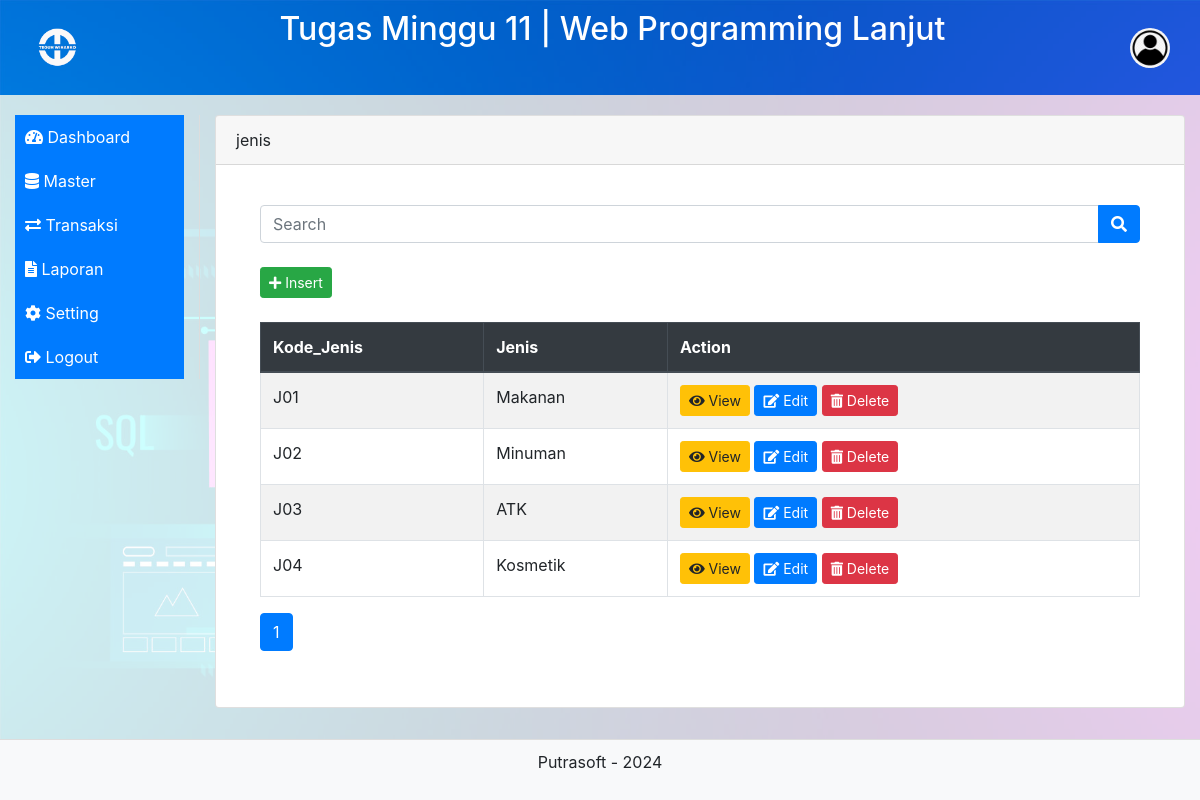
The app's page /list.php?table=jenis with its own data.
### tables this page shows
CREATE TABLE IF NOT EXISTS `jenis` (
  `Kode_Jenis` varchar(50) NOT NULL,
  `Jenis` varchar(100) NOT NULL,
  PRIMARY KEY (`Kode_Jenis`)
);

### list.php (the view, shortened to what this page needs)
<?php include("header.php"); ?>
<div class="container-fluid">
    <div class="row">
        <nav class="col-md-2 sidebar">
            <?php include("menu.php"); ?>
        </nav>
        <main class="col-md-10 content">
            <div class="card">
                <div class="card-header">
                    <?php echo htmlspecialchars($_GET["table"]); ?>
                </div>
                <div class="card-body">
                    <main role="main" class="col-md-9 ml-sm-auto col-lg-12 px-4 content">
                        <form method="post" class="mb-4">
                            <div class="input-group">
                                <input type="text" id="search" name="search" class="form-control" placeholder="Search" value="<?php echo isset($_POST['search']) ? htmlspecialchars($_POST['search']) : ''; ?>">
                                <div class="input-group-append">
                                    <button type="submit" class="btn btn-primary"><i class="fas fa-search"></i></button>
                                </div>
                            </div>
                        </form>
                        <button class="btn btn-success btn-sm" data-toggle="modal" data-target="#insertModal"><i class="fas fa-plus"></i>&nbsp;Insert</button>
                        <br><br>
                        <?php
                        require 'db.php';
                        $table_name = htmlspecialchars($_GET["table"]);
                        $stmt = $conn->query("SHOW COLUMNS FROM $table_name");
                        $columns = $stmt->fetchAll(PDO::FETCH_ASSOC);
                        $primaryKey = null;
                        foreach ($columns as $column) {
                            if ($column['Key'] === 'PRI') {
                                $primaryKey = $column['Field'];
                            }
                        }
                        $search = isset($_POST['search']) ? $_POST['search'] : '';
                        $page = isset($_POST['page']) ? (int)$_POST['page'] : 1;
                        $records_per_page = 10;
                        $offset = ($page - 1) * $records_per_page;
                        if (preg_match('/^[a-zA-Z0-9_]+$/', $table_name)) {
                            try {
                                $stmt = $conn->query("SHOW COLUMNS FROM $table_name");
                                $columns = $stmt->fetchAll(PDO::FETCH_COLUMN);
                                if ($columns) {
                                    $searchQuery = "";
                                    $totalStmt = $conn->prepare("SELECT COUNT(*) FROM $table_name $searchQuery");
                                    if ($search) {
                                        $totalStmt->execute(['search' => "%$search%"]);
                                    } else {
                                        $totalStmt->execute();
                                    }
                                    $total_rows = $totalStmt->fetchColumn();
                                    $stmt = $conn->prepare("SELECT * FROM $table_name $searchQuery LIMIT :limit OFFSET :offset");
                                    $stmt->bindValue(':limit', $records_per_page, PDO::PARAM_INT);
                                    $stmt->bindValue(':offset', $offset, PDO::PARAM_INT);
                                    $stmt->execute();
                                    $rows = $stmt->fetchAll(PDO::FETCH_ASSOC);
                                    if ($rows) {
                                        echo '<div class="table-responsive">';
                                        echo '<table class="table table-bordered table-striped">';
                                        echo '<thead class="thead-dark">';
                                        echo '<tr>';
                                        foreach (array_keys($rows[0]) as $column_name) {
                                            echo "<th scope='col'>$column_name</th>";
                                        }
                                        echo '<th scope="col">Action</th>';
                                        echo '</tr>';
                                        echo '</thead>';
                                        echo '<tbody>';
                                        foreach ($rows as $row) {
                                            $row_json = htmlspecialchars(json_encode($row));
                                            echo '<tr>';
                                            foreach ($row as $cell) {
                                                echo "<td>$cell</td>";
                                            }
                                            echo '<td>
                                                <button class="btn btn-sm btn-warning" data-toggle="modal" data-target="#viewModal" data-row="' . $row_json . '"><i class="fas fa-eye"></i>&nbsp;View</button>
                                                <button class="btn btn-sm btn-primary" data-toggle="modal" data-target="#editModal" data-row="' . $row_json . '"><i class="fas fa-edit"></i>&nbsp;Edit</button>
                                                <a href="delete.php?table=' . htmlspecialchars($table_name) . '&id=' . $row[$primaryKey] . '" class="btn btn-sm btn-danger" onclick="return confirm(\'Apakah Anda yakin ingin menghapus data ini?\');"><i class="fas fa-trash-alt"></i>&nbsp;Delete</a>
                                            </td>';
                                            echo '</tr>';
                                        }
                                        echo '</tbody>';
                                        echo '</table>';
                                        echo '</div>';
                                        $total_pages = ceil($total_rows / $records_per_page);
                                        echo '<nav>';
                                        echo '<ul class="pagination">';
                                        for ($i = 1; $i <= $total_pages; $i++) {
                                            $active = $i == $page ? 'active' : '';
                                            echo "<li class='page-item $active'><form method='post' style='display:inline;'><input type='hidden' name='table_name' value='" . htmlspecialchars($table_name) . "'><input type='hidden' name='search' value='" . htmlspecialchars($search) . "'><button type='submit' name='page' value='$i' class='page-link'>$i</button></form></li>";
                                        }
                                        echo '</ul>';
                                        echo '</nav>';
                                    } else {
                                        echo '<div class="alert alert-warning">No data found in the table.</div>';
                                    }
                                } else {
                                    echo '<div class="alert alert-danger">Invalid table name.</div>';
                                }
                            } catch (PDOException $e) {
                                echo '<div class="alert alert-danger">Error: ' . $e->getMessage() . '</div>';
                            }
                        } else {
                            echo '<div class="alert alert-danger">Invalid table name.</div>';
                        }
                        ?>
                    </main>
                </div>
            </div>
        </main>
    </div>
</div>
<?php include("footer.php"); ?>

### header.php (style rules this page uses)
body { display: flex; flex-direction: column; min-height: 100vh; background-image: url('assets/img/background.jpg'); background-size: cover; background-repeat: no-repeat; background-attachment: fixed; }
.container-fluid { flex: 1; background-color: rgba(255, 255, 255, 0.8); }
.sidebar { height: 100%; border-right: 1px solid #ddd; padding-right: 10px; margin-top: 20px; }
.content { padding: 20px; }

### records on screen
jenis: Kode_Jenis "J01", Jenis "Makanan"
jenis: Kode_Jenis "J02", Jenis "Minuman"
jenis: Kode_Jenis "J03", Jenis "ATK"
jenis: Kode_Jenis "J04", Jenis "Kosmetik"

### other values on screen
$title "Tugas Minggu 11 | Web Programming Lanjut"
$_GET["table"] "jenis"
$column_name "Kode_Jenis"
$column_name "Jenis"
